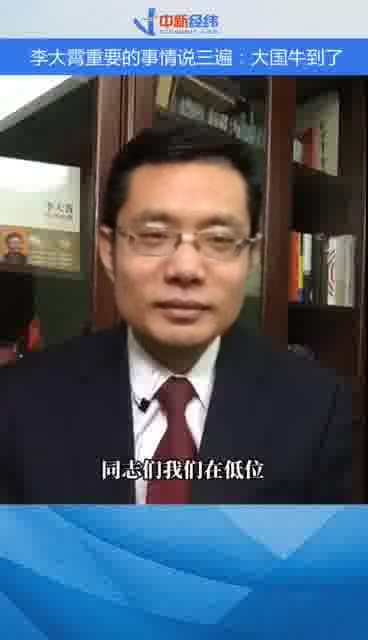
#> input picture processed_imgs/output-0013.jpg, 368 x 640 px, given as the content of the folder original_imgs, which was not available
$ python show.py
#> lines starting #> are read from the running program, lines starting #| are printed output that depends on the picture; pictures that were not available may be replaced by others from this repository, and a replacement may not be noted
### utils.py
import subprocess
from PIL import Image


# [14 lines left out: function split_video_to_images, not called in this run]


def images_to_video(input_pattern, output_file, framerate=30):
    cmd = [
        'ffmpeg',
        '-framerate', str(framerate),
        '-i', input_pattern,
        '-c:v', 'libx264',
        '-pix_fmt', 'yuv420p',
        output_file
    ]
    subprocess.call(cmd)


# [9 lines left out: function extract_audio, not called in this run]


def add_audio_to_video(video_file, audio_file, output_file):
    cmd = [
        'ffmpeg',
        '-i', video_file,
        '-i', audio_file,
        '-c:v', 'copy',
        '-c:a', 'aac',
        '-map', '0:v:0',
        '-map', '1:a:0',
        '-shortest',
        output_file
    ]
    subprocess.call(cmd)


def concatenate_images_horizontally(image1, image2, output_image):
#> called with image1 = '_only/output-0013.jpg', image2 = 'processed_imgs/output-0013.jpg', output_image = '_only/output-0013.jpg'
    img1 = Image.open(image1)
#> img1 is the input picture: PIL image 368x640 RGB; mean R, G, B 82.2, 95.8, 111.5
    img2 = Image.open(image2)

    # 确保两张图片高度相同
    if img1.height != img2.height:
        raise ValueError("The heights of the images do not match.")

    # 计算新图像的宽度
    new_width = img1.width + img2.width
#> new_width = 736

    # 创建一个新的空图像，宽度为两张图片之和，高度与任一图片相同
    new_image = Image.new('RGB', (new_width, img1.height))
#> new_image: PIL image 736x640 RGB; every value is 0

    # 将第一张图片粘贴到新图像的左侧
    new_image.paste(img1, (0, 0))
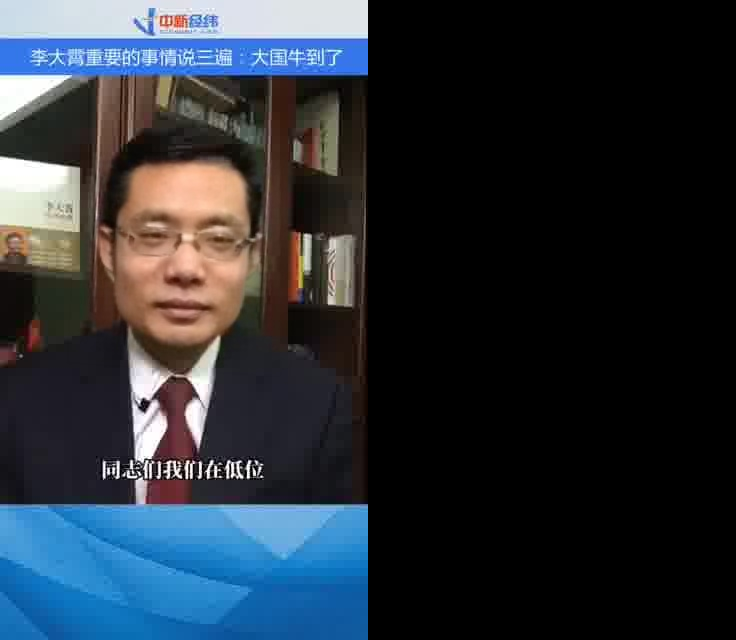
#> new_image: PIL image 736x640 RGB; mean R, G, B 41.1, 47.9, 55.7

    # 将第二张图片粘贴到新图像的右侧
    new_image.paste(img2, (img1.width, 0))
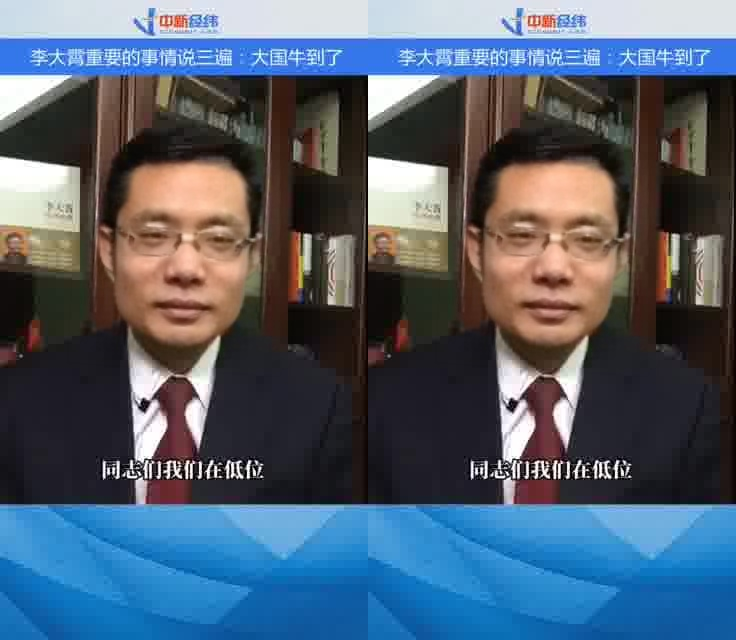
#> new_image: PIL image 736x640 RGB; mean R, G, B 82.2, 95.8, 111.5

    # 保存新图像
    new_image.save(output_image)


def crop_image(image_path, x, y, width, height):
#> called with image_path = '_only/output-0013.jpg', x = 0, y = 50, width = 736, height = 590
    image = Image.open(image_path)
    cropped_image = image.crop((x, y, x + width, y + height))
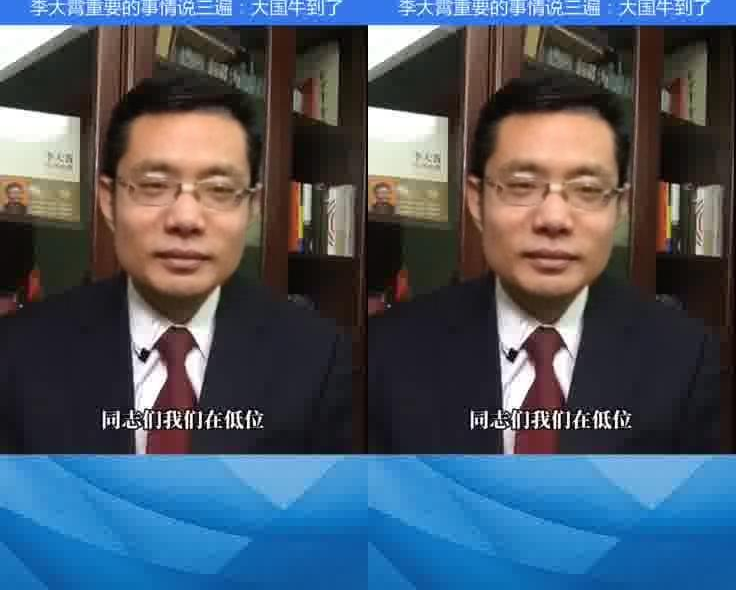
#> cropped_image: PIL image 736x590 RGB; mean R, G, B 74.3, 87.2, 101.6
    cropped_image.save(image_path)


# [7 lines of commented-out code are left out]

### show.py
from utils import *
from glob import glob


# 1. 将原始图像与当前图像进行拼接
original_img_paths = glob("original_imgs/*.jpg")
processed_img_paths = glob("processed_imgs/*.jpg")

for oip, pip in zip(original_img_paths, processed_img_paths):
    tgt_img_path = oip.replace("original_imgs", "con_imgs")
    concatenate_images_horizontally(oip, pip, tgt_img_path)
    crop_image(tgt_img_path, 0, 50, 736, 590)


# 2. 合成视频y
input_pattern = "con_imgs/output-%04d.jpg"
output_file = "outputs/con.mp4"
images_to_video(input_pattern, output_file)


# 3. 添加声音
add_audio_to_video("outputs/con.mp4", "src/cd.mp3", "outputs/con_all.mp4")
